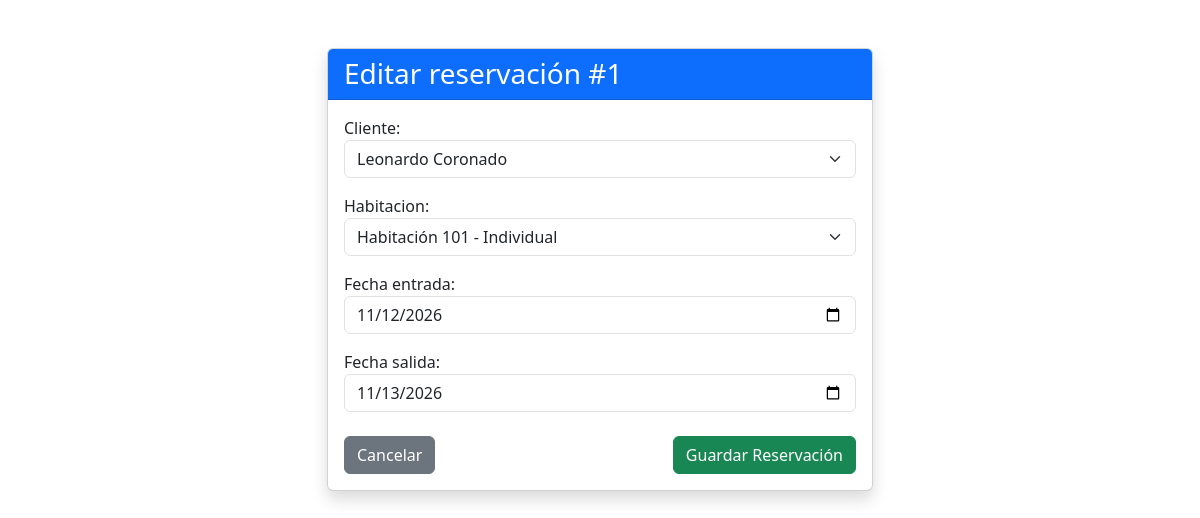
Page /reservaciones/1/editar/ on the committed database.
### reservaciones/models.py (models this page shows, shortened)
class Reservacion(models.Model):
    ACTIVA = 'activa'
    CANCELADA = 'cancelada'
    FINALIZADA = 'finalizada'
    ESTADOS = [
        (ACTIVA, 'Activa'),
        (CANCELADA, 'Cancelada'),
        (FINALIZADA, 'Finalizada'),
    ]
    cliente = models.ForeignKey(Cliente, on_delete=models.PROTECT,
                                related_name='reservaciones')
    habitacion = models.ForeignKey(Habitacion, on_delete=models.PROTECT,
                                   related_name='reservaciones')
    fecha_entrada = models.DateField()
    fecha_salida = models.DateField()
    total = models.DecimalField(max_digits=10, decimal_places=2,
                                default=0, editable=False)
    estado = models.CharField(max_length=20, choices=ESTADOS, default=ACTIVA)
    class Meta:
        ordering = ['-fecha_entrada']
        verbose_name = 'Reservación'
        verbose_name_plural = 'Reservaciones'

### reservaciones/views.py (the view)
# urls.py: path('<int:pk>/editar/', views.editar_reservacion, name='editar'),
def editar_reservacion(request, pk):
    reservacion = get_object_or_404(Reservacion, pk=pk)
    if reservacion.estado != Reservacion.ACTIVA:
        messages.error(request, 'Solo se pueden editar reservaciones activas.')
        return redirect('reservaciones:lista')
    if request.method == 'POST':
        form = ReservacionForm(request.POST, instance=reservacion)
        if form.is_valid():
            form.save()
            messages.success(request, 'Reservación actualizada correctamente.')
            return redirect('reservaciones:lista')
    else:
        form = ReservacionForm(instance=reservacion)
    return render(request, 'reservaciones/form.html', {
        'form': form,
        'titulo': f'Editar reservación #{reservacion.pk}',
    })

### reservaciones/forms.py
class ReservacionForm(forms.ModelForm):
    class Meta:
        model = Reservacion
        fields = ['cliente', 'habitacion', 'fecha_entrada', 'fecha_salida']
        widgets = {
            'cliente': forms.Select(attrs={'class': 'form-select'}),
            'habitacion': forms.Select(attrs={'class': 'form-select'}),
            'fecha_entrada': forms.DateInput(
                format='%Y-%m-%d', attrs={'type': 'date', 'class': 'form-control'}),
            'fecha_salida': forms.DateInput(
                format='%Y-%m-%d', attrs={'type': 'date', 'class': 'form-control'}),
        }

### clientes/models.py (called while the page is built)
    def __str__(self):
        return f"{self.nombre} {self.apellidos}"

### habitaciones/models.py (called while the page is built)
    def __str__(self):
            return f"Habitación {self.numero} - {self.get_tipo_display()}"

### reservaciones/templates/reservaciones/form.html (shortened to what this page needs)
<!DOCTYPE html>
<html lang="es">
<head>
    <link href="https://cdn.jsdelivr.net/npm/bootstrap@5.3.0/dist/css/bootstrap.min.css" rel="stylesheet">
</head>
<body class="container mt-5">
    <div class="row justify-content-center">
        <div class="col-md-6">
            <div class="card shadow">
                <div class="card-header bg-primary text-white">
                    <h3 class="card-title mb-0">{{ titulo }}</h3>
                </div>
                <div class="card-body">
                    <form method="post">
                        {{ form.as_p }}
                        <div class="d-flex justify-content-between mt-4">
                            <a href="{% url 'reservaciones:lista' %}" class="btn btn-secondary">Cancelar</a>
                            <button type="submit" class="btn btn-success">Guardar Reservación</button>
                        </div>
                    </form>
                </div>
            </div>
        </div>
    </div>
</body>
</html>

### rows in the picture
Reservacion: cliente "Leonardo Coronado", habitacion "Habitación 101 - Individual", fecha_entrada "11/12/2026", fecha_salida "11/13/2026"

### other values in the picture
{{ titulo }} "Editar reservación #1"
